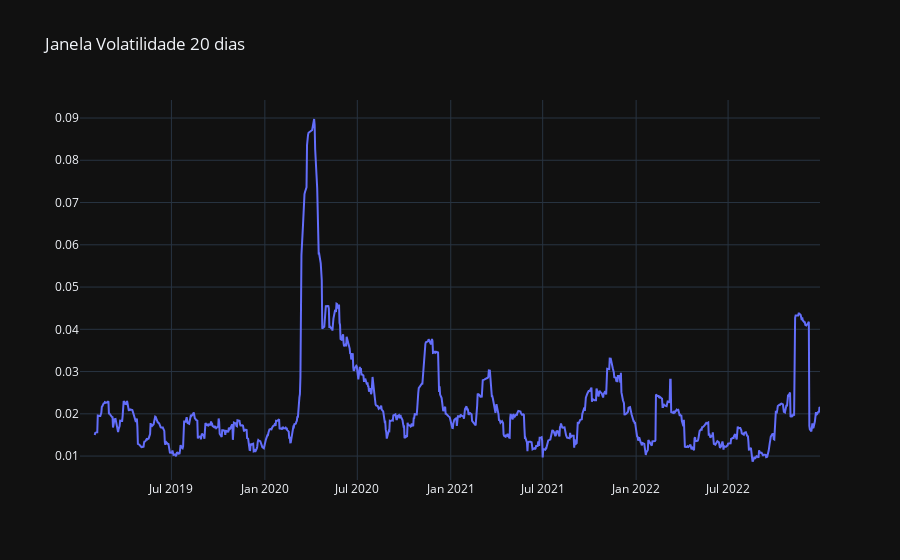

Notebook code cell kept with this figure:
### Code cell
fig = go.Figure()
fig.add_trace(go.Scatter(name= 'Janela Volatilidade', x= vol_20.index, y= vol_20.values))
fig.update_layout(title_text = 'Janela Volatilidade 20 dias', template= 'plotly_dark')
fig.show()

### Figure 1 — Plotly figure (JSON) as saved in the notebook; plotly's stock layout.template omitted (floating-point values rounded to 4 significant figures; data arrays with more than 128 entries replaced by an {"elided": "..."} marker saying what was removed)
{"data": [{"name": "Janela Volatilidade", "type": "scatter", "x": {"elided": "993 str values"}, "y": {"elided": "993 float values"}}], "layout": {"title": {"text": "Janela Volatilidade 20 dias"}}}
